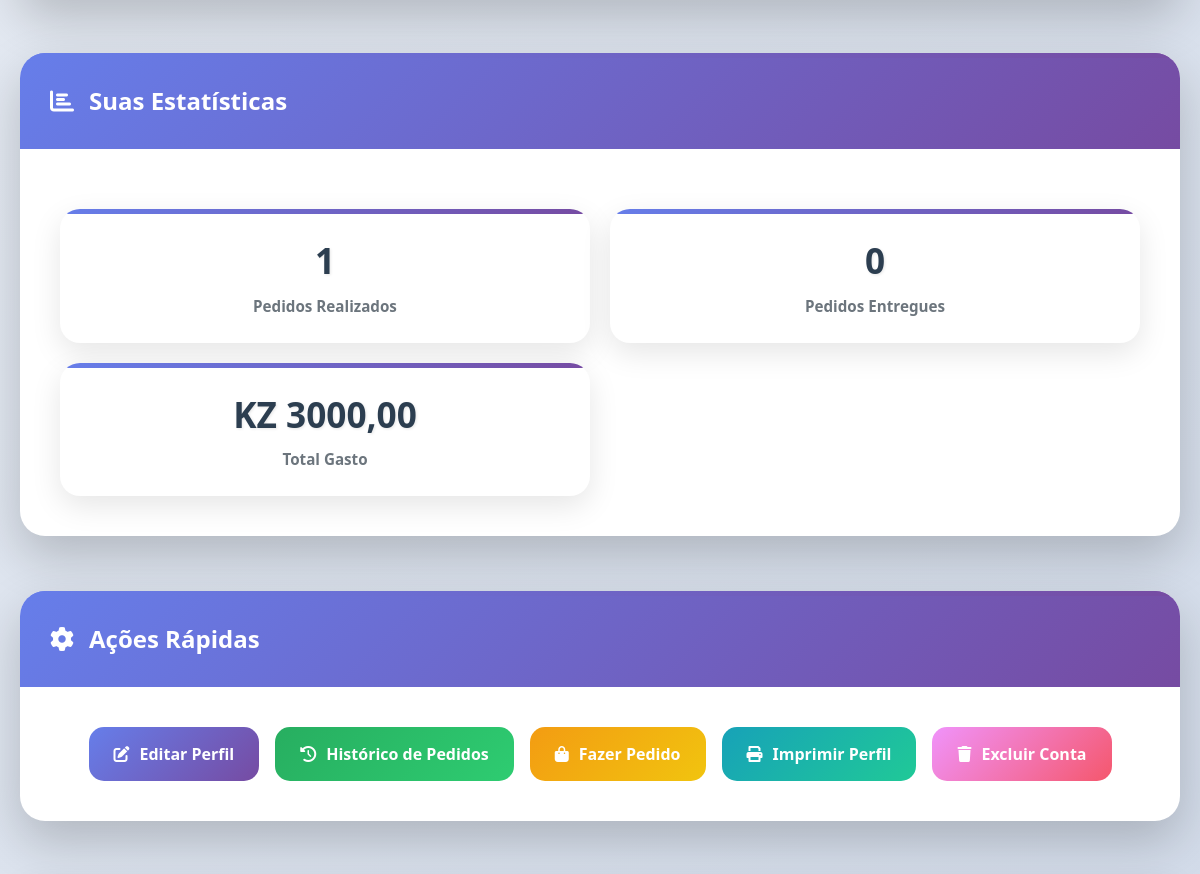
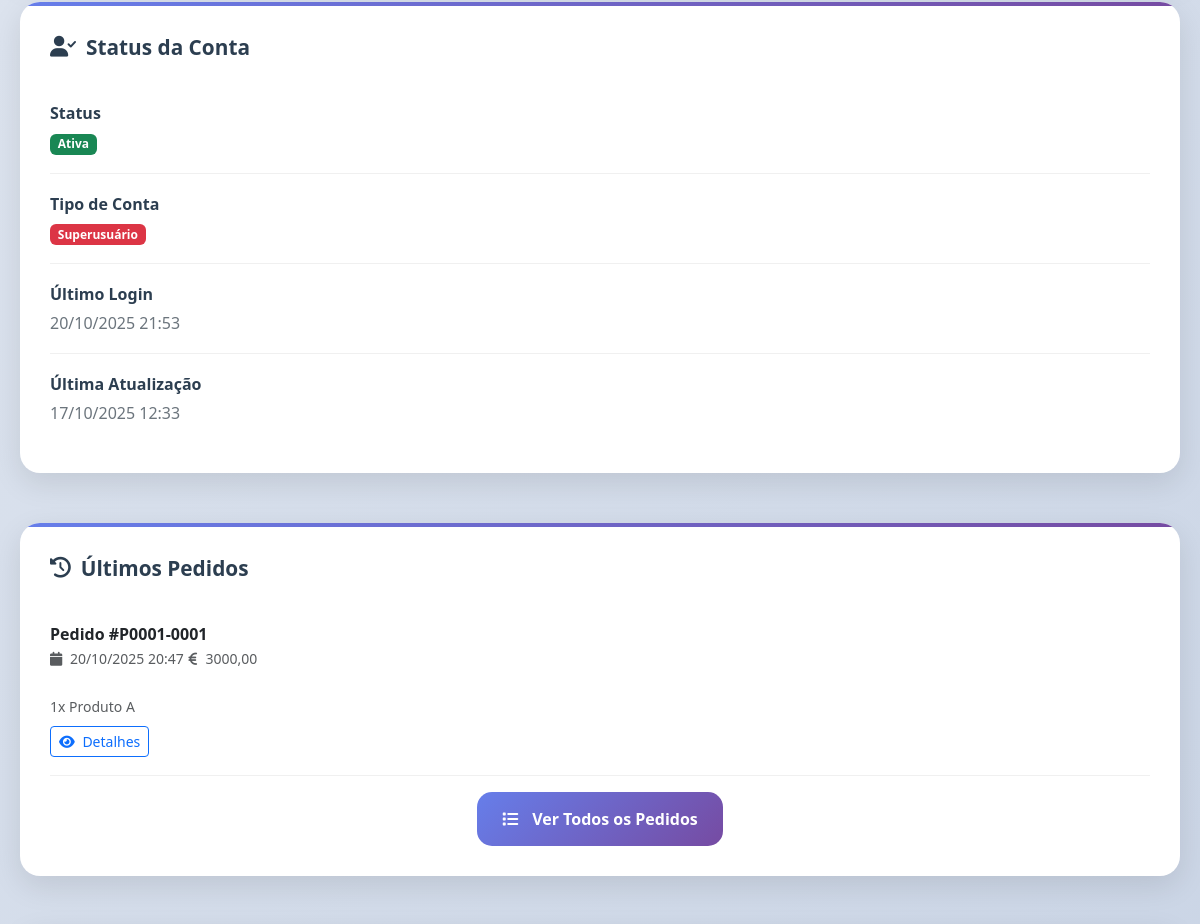
Page /register/perfil/ (signed in, middle part) on the earlier database version (2 pictures, top to bottom).
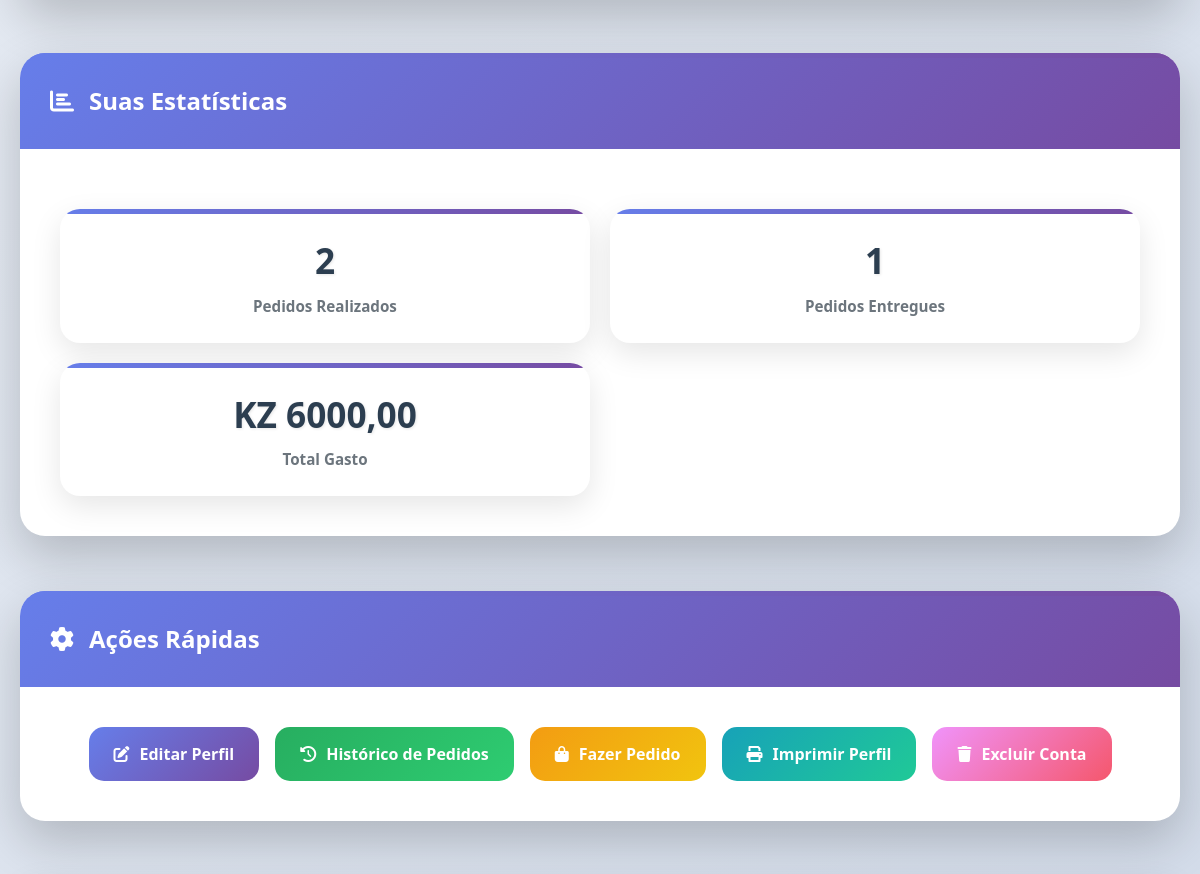
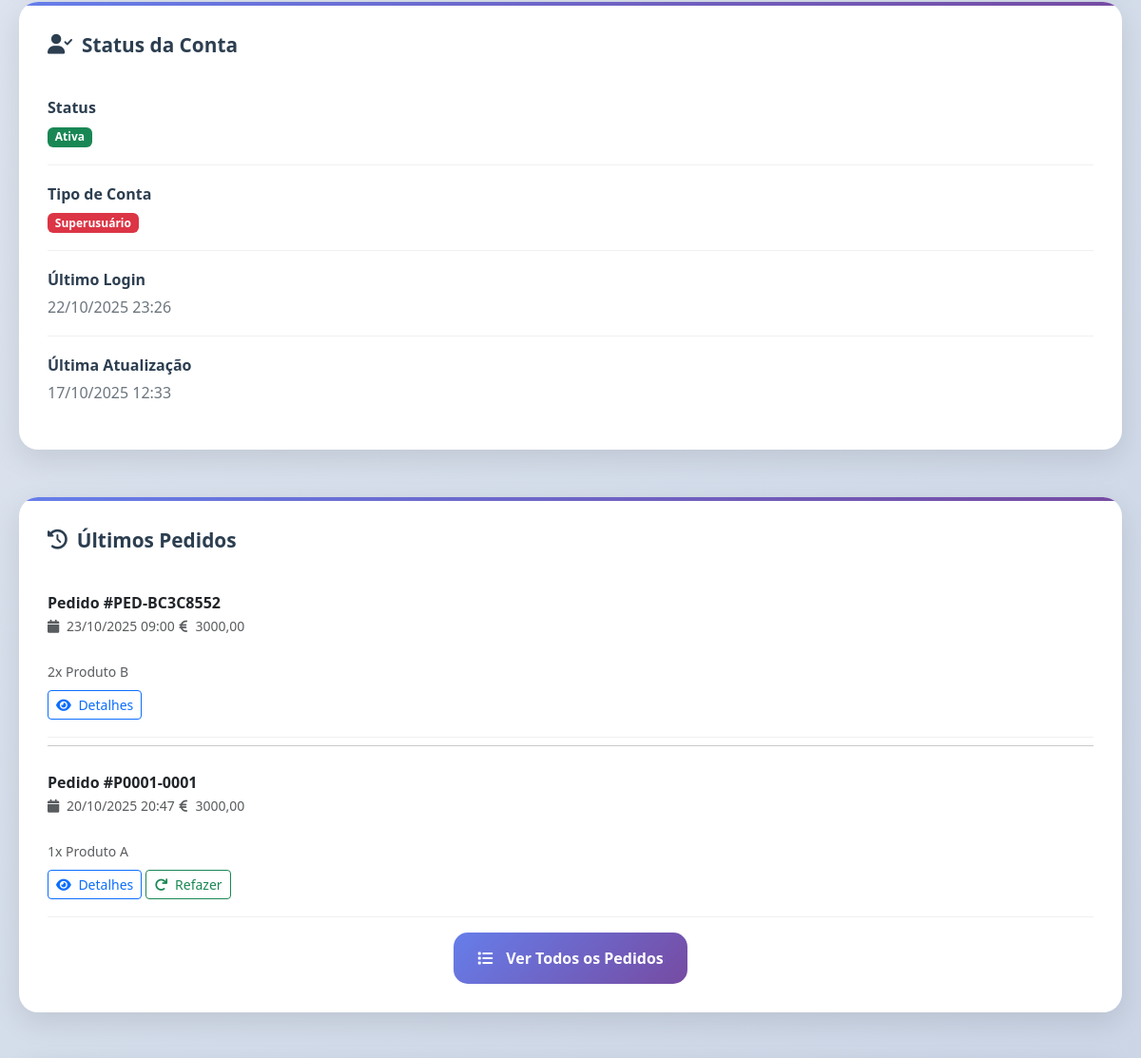
Same page on the later database version (2 pictures, top to bottom).
### conta/models.py (models this page shows, shortened)
class Usuario(AbstractUser):
    username = models.CharField(
        max_length=150,
        unique=True,
        blank=True,
        null=True
    )
    email = models.EmailField('E-mail', unique=True)
    nome = models.CharField('Nome Completo', max_length=100)
    telemovel = models.CharField('Telemóvel', max_length=15, blank=True, null=True)
    cpf = models.CharField('CPF', max_length=14, unique=True)
    data_nascimento = models.DateField('Data de Nascimento', blank=True, null=True)
    bairro = models.CharField('Bairro', max_length=100, blank=True, null=True)
    cidade = models.CharField('Cidade', max_length=100, blank=True, null=True)
    provincia = models.CharField('Província', max_length=50, blank=True, null=True)
    municipio = models.CharField('Município', max_length=50, blank=True, null=True)
    foto_perfil = models.ImageField(
        'Foto de Perfil',
        upload_to='avatars/%Y/%m/%d/',
        blank=True,
        null=True
    )
    data_criacao = models.DateTimeField('Data de Criação', default=timezone.now)
    data_atualizacao = models.DateTimeField('Data de Atualização', auto_now=True)
    USERNAME_FIELD = 'email'
    REQUIRED_FIELDS = ['nome', 'cpf', 'username']
    class Meta:
        verbose_name = 'Usuário'
        verbose_name_plural = 'Usuários'
        db_table = 'conta_usuario'

### carinho/models.py (models this page shows, shortened)
class PedidoEntrega(models.Model):
    ESTADO_PEDIDO_CHOICES = [
        ('pendente', 'Pendente'),
        ('confirmado', 'Confirmado'),
        ('preparacao', 'Em Preparação'),
        ('despachado', 'Despachado'),
        ('entregue', 'Entregue'),
        ('cancelado', 'Cancelado'),
    ]
    carrinho = models.OneToOneField(
        Carrinho,
        on_delete=models.CASCADE,
        related_name='pedido_entrega'
    )
    numero_pedido = models.CharField(
        max_length=20,
        unique=True,
        blank=True,
        null=True,
        verbose_name='Número do Pedido'
    )
    endereco_entrega = models.TextField(
        verbose_name='Endereço de Entrega'
    )
    observacoes = models.TextField(
        blank=True,
        verbose_name='Observações'
    )
    estado = models.CharField(
        max_length=15,
        choices=ESTADO_PEDIDO_CHOICES,
        default='pendente',
        verbose_name='Estado do Pedido'
    )
    data_solicitacao = models.DateTimeField(
        auto_now_add=True,
        verbose_name='Data de Solicitação'
    )
    data_atualizacao = models.DateTimeField(
        auto_now=True,
        verbose_name='Última Atualização'
    )
    notificado_admin = models.BooleanField(
        default=False,
        verbose_name='Admin Notificado'
    )
    class Meta:
        verbose_name = 'Pedido de Entrega'
        verbose_name_plural = 'Pedidos de Entrega'
        ordering = ['-data_solicitacao']

class Carrinho(models.Model):
    ESTADO_CHOICES = [
        ('aberto', 'Aberto'),
        ('fechado', 'Fechado'),
        ('cancelado', 'Cancelado'),
    ]
    usuario = models.ForeignKey(
        settings.AUTH_USER_MODEL,
        on_delete=models.CASCADE,
        verbose_name='Cliente'
    )
    data_criacao = models.DateTimeField(
        auto_now_add=True,
        verbose_name='Data de Criação'
    )
    data_atualizacao = models.DateTimeField(
        auto_now=True,
        verbose_name='Última Atualização'
    )
    estado = models.CharField(
        max_length=10,
        choices=ESTADO_CHOICES,
        default='aberto',
        verbose_name='Estado do Carrinho'
    )
    class Meta:
        verbose_name = 'Carrinho'
        verbose_name_plural = 'Carrinhos'
        ordering = ['-data_criacao']
        constraints = [
            models.UniqueConstraint(
                fields=['usuario', 'estado'],
                condition=models.Q(estado='aberto'),
                name='carrinho_aberto_unico_por_usuario'
            )
        ]
    @property
    def total_itens(self):
        return self.itens.aggregate(total=models.Sum('quantidade'))['total'] or 0
    @property
    def subtotal(self):
        return sum(item.subtotal for item in self.itens.all())
    @property
    def taxa_entrega(self):
        if self.subtotal >= Decimal('5000.00'):
            return Decimal('0.00')
        return Decimal('1000.00')
    @property
    def total(self):
        return self.subtotal + self.taxa_entrega

class ItemCarrinho(models.Model):
    carrinho = models.ForeignKey(
        Carrinho,
        on_delete=models.CASCADE,
        related_name='itens'
    )
    produto = models.ForeignKey(
        'menu.Produto',
        on_delete=models.CASCADE
    )
    quantidade = models.PositiveIntegerField(
        default=1,
        validators=[MinValueValidator(1)]
    )
    data_adicao = models.DateTimeField(
        auto_now_add=True
    )
    class Meta:
        verbose_name = 'Item do Carrinho'
        verbose_name_plural = 'Itens do Carrinho'
        ordering = ['-data_adicao']
        unique_together = ['carrinho', 'produto']
    @property
    def subtotal(self):
        return self.produto.preco * self.quantidade

### menu/models.py (models this page shows, shortened)
class Produto(models.Model):
    CATEGORIA_CHOICES = [
        ('hamburguer', 'Hambúrguer'),
        ('Lanches', 'Lanches'),
        ('Bebidas', 'Bebidas'),
    ]
    STATUS_CHOICES = [
        ('ativo', 'Ativo'),
        ('inativo', 'Inativo'),
        ('esgotado', 'Esgotado'),
    ]
    nome = models.CharField(
        max_length=200,
        verbose_name='Nome do Produto'
    )
    descricao = models.TextField(
        verbose_name='Descrição',
        blank=True
    )
    descricao_curta = models.CharField(
        max_length=300,
        verbose_name='Descrição Curta',
        blank=True
    )
    preco = models.DecimalField(
        max_digits=10,
        decimal_places=2,
        verbose_name='Preço',
        validators=[MinValueValidator(Decimal('0.01'))]
    )
    categoria = models.CharField(
        max_length=20,
        choices=CATEGORIA_CHOICES,
        verbose_name='Categoria'
    )
    imagem = models.ImageField(
        upload_to='produtos/',
        verbose_name='Imagem',
        blank=True,
        null=True,
        help_text='Formatos suportados: JPG, PNG, GIF'
    )
    ordem = models.PositiveIntegerField(
        default=0,
        verbose_name='Ordem de Exibição',
        help_text='Define a ordem de exibição dos produtos (menor número aparece primeiro)'
    )
    estoque = models.PositiveIntegerField(
        default=0,
        verbose_name='Quantidade em Estoque'
    )
    status = models.CharField(
        max_length=10,
        choices=STATUS_CHOICES,
        default='ativo',
        verbose_name='Status'
    )
    data_criacao = models.DateTimeField(
        auto_now_add=True,
        verbose_name='Data de Criação'
    )
    data_atualizacao = models.DateTimeField(
        auto_now=True,
        verbose_name='Última Atualização'
    )
    class Meta:
        verbose_name = 'Produto'
        verbose_name_plural = 'Produtos'
        ordering = ['ordem', 'nome']  # Ordena por ordem e depois por nome

### conta/views.py (the view)
# urls.py: path('perfil/', views.perfil, name='perfil'),
@login_required
def perfil(request):
    usuario = request.user
    ultimos_pedidos = PedidoEntrega.objects.filter(
        carrinho__usuario=usuario
    ).select_related('carrinho').prefetch_related('carrinho__itens__produto').order_by('-data_solicitacao')[:3]
    total_pedidos = PedidoEntrega.objects.filter(
        carrinho__usuario=usuario
    ).count()
    pedidos_entregues = PedidoEntrega.objects.filter(
        carrinho__usuario=usuario,
        estado='entregue'
    ).count()
    total_gasto = 0
    for pedido in ultimos_pedidos:
        if hasattr(pedido.carrinho, 'total'):
            total_gasto += pedido.carrinho.total
        else:
            total_gasto += sum(item.subtotal for item in pedido.carrinho.itens.all())
    context = {
        'usuario': usuario,  # Já inclui o usuário aqui
        'ultimos_pedidos': ultimos_pedidos,
        'total_pedidos': total_pedidos,
        'pedidos_entregues': pedidos_entregues,
        'total_gasto': total_gasto,
    }
    return render(request, 'perfil.html', context)  # Remove o segundo dicionário

### index/context_processors.py (called while the page is built, shortened)
def videos_context(request):
    video_principal = VideoHistoria.objects.filter(
        ativo=True,
        principal=True
    ).first()
    if not video_principal:
        video_principal = VideoHistoria.objects.filter(ativo=True).first()
    videos_galeria = VideoHistoria.objects.filter(
        ativo=True
    ).exclude(id=video_principal.id if video_principal else None).order_by('ordem_exibicao')[:6]
    return {
        'video_principal': video_principal,
        'videos_galeria': videos_galeria,
    }

def obter_produtos_recomendados(usuario):
    cache_key = f"produtos_recomendados_{usuario.id}"
    produtos_recomendados = cache.get(cache_key)
    if produtos_recomendados is None:
        produtos_recomendados = gerar_produtos_recomendados(usuario)
        cache.set(cache_key, produtos_recomendados, 60)
    return produtos_recomendados

def gerar_produtos_recomendados(usuario):
    try:
        produtos_disponiveis = Produto.objects.filter(estoque=True)
        if not produtos_disponiveis.exists():
            return []
    except Exception as e:
        print(f"Erro ao gerar recomendações: {e}")
        return list(Produto.objects.filter(estoque=True).order_by('?')[:3])

### conta/templates/perfil.html (shortened to what the changed rows need)
<!DOCTYPE html>
{% load static %}
<html lang="pt-br">
<head>
    <link href="https://cdn.jsdelivr.net/npm/bootstrap@5.3.0/dist/css/bootstrap.min.css" rel="stylesheet">
    <link rel="stylesheet" href="https://cdnjs.cloudflare.com/ajax/libs/font-awesome/6.0.0/css/all.min.css">
    <link href="https://unpkg.com/aos@2.3.1/dist/aos.css" rel="stylesheet">
    <link href="{% static "css/per.css" %}" rel="stylesheet">
</head>
<body>
    <div class="main-container">
        <div class="content-grid">
            <div class="main-content">
                <div class="profile-card" data-aos="fade-up" data-aos-delay="400">
                    <div class="profile-card-body">
                        <div class="stats-container">
                            <div class="stat-card" data-aos="zoom-in" data-aos-delay="500">
                                <div class="stat-value">{{ total_pedidos }}</div>
                                <div class="stat-label">Pedidos Realizados</div>
                            </div>
                            <div class="stat-card" data-aos="zoom-in" data-aos-delay="600">
                                <div class="stat-value">{{ pedidos_entregues }}</div>
                                <div class="stat-label">Pedidos Entregues</div>
                            </div>
                            <div class="stat-card" data-aos="zoom-in" data-aos-delay="700">
                                <div class="stat-value">KZ {{ total_gasto|floatformat:2 }}</div>
                                <div class="stat-label">Total Gasto</div>
                            </div>
                        </div>
                    </div>
                </div>
            </div>
            <div class="sidebar-content">
                <div class="info-card" data-aos="fade-left" data-aos-delay="300">
                    <div class="info-item">
                        <div class="info-label">Último Login</div>
                        <div class="info-value">
                            {% if usuario.last_login %}
                                {{ usuario.last_login|date:"d/m/Y H:i" }}
                            {% else %}
                                <span class="empty-field">Primeiro acesso</span>
                            {% endif %}
                        </div>
                    </div>
                    <div class="info-item">
                        <div class="info-label">Última Atualização</div>
                        <div class="info-value">{{ usuario.data_atualizacao|date:"d/m/Y H:i" }}</div>
                    </div>
                </div>
                <div class="info-card" data-aos="fade-left" data-aos-delay="500">
                    <div class="info-card-header">
                        <i class="fas fa-history"></i>
                        Últimos Pedidos
                    </div>
                    {% if ultimos_pedidos %}
                        {% for pedido in ultimos_pedidos %}
                        <div class="info-item pedido-item" data-aos="fade-up" data-aos-delay="{{ forloop.counter|add:5 }}00">
                            <div class="pedido-header">
                                <div class="pedido-info">
                                    <strong>
                                        {% if pedido.numero_pedido %}
                                            Pedido #{{ pedido.numero_pedido }}
                                        {% else %}
                                            Pedido #{{ pedido.id }}
                                        {% endif %}
                                    </strong>
                                    <div class="pedido-meta">
                                        <small class="text-muted">
                                            <i class="fas fa-calendar me-1"></i>
                                            {{ pedido.data_solicitacao|date:"d/m/Y H:i" }}
                                        </small>
                                        <small class="text-muted">
                                            <i class="fas fa-euro-sign me-1"></i>
                                            {% if pedido.carrinho.total %}
                                                {{ pedido.carrinho.total|floatformat:2 }}
                                            {% else %}
                                                {{ pedido.carrinho.subtotal|floatformat:2 }}
                                            {% endif %}
                                        </small>
                                    </div>
                                </div>
                                <span class="badge status-{{ pedido.estado }}">
                                </span>
                            </div>
                            <div class="pedido-itens">
                                {% for item in pedido.carrinho.itens.all|slice:":2" %}
                                <small class="text-muted">
                                    {{ item.quantidade }}x {{ item.produto.nome }}
                                </small>
                                {% endfor %}
                            </div>
                            <div class="pedido-actions mt-2">
                                <a href="{% url 'detalhes_pedido' pedido.id %}" class="btn btn-outline-primary btn-sm">
                                    <i class="fas fa-eye me-1"></i>
                                    Detalhes
                                </a>
                                {% if pedido.estado == 'entregue' %}
                                <a href="{% url 'refazer_pedido' pedido.id %}" class="btn btn-outline-success btn-sm">
                                    <i class="fas fa-redo me-1"></i>
                                    Refazer
                                </a>
                                {% endif %}
                            </div>
                        </div>
                        {% if not forloop.last %}
                        <hr class="my-2">
                        {% endif %}
                        {% endfor %}
                    {% endif %}
                    {% if ultimos_pedidos %}
                    <div class="text-center mt-3">
                        <a href="{% url 'historico_pedidos' %}" class="btn-action btn-primary-action btn-sm">
                        </a>
                    </div>
                    {% endif %}
                </div>
            </div>
        </div>
    </div>
</body>
</html>

Differences in the rows shown:
changed Usuario: last_login "20/10/2025 21:53" → "22/10/2025 23:26"
added PedidoEntrega: numero_pedido "PED-BC3C8552", data_solicitacao "23/10/2025 09:00", carrinho.total "3000,00"
added ItemCarrinho: quantidade "2", produto.nome "Produto B", shown under "PED-BC3C8552"
changed PedidoEntrega (number 2 of 2 on the later page): now shows "Refazer"
Other differences:
{{ total_pedidos }}: "1" → "2"
{{ pedidos_entregues }}: "0" → "1"
{{ total_gasto|floatformat:2 }}: "3000,00" → "6000,00"
